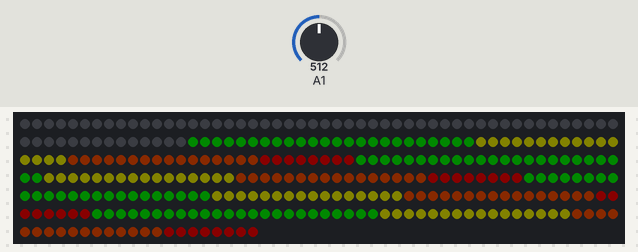
A sketch run on a simulated Arduino Nano, built with avr-gcc and run on an emulated ATmega328P. On the bench: 320 RGB LEDs in strip order, left to right, continuing on the next row. The inputs (shaded band) are chosen by the test bench; at power-on: A1 = 512. Dim RGB values are drawn brighter than linear; what the sketch prints to the serial monitor is not drawn.

Above: at 1.7 s.
1.8 s: A1 set to 398
At 2.5 s:
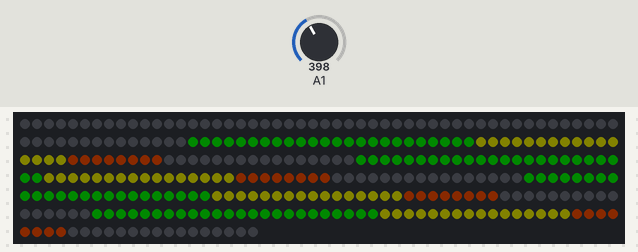
3.3 s: A1 set to 380
4.8 s: A1 set to 347
At 5.1 s:
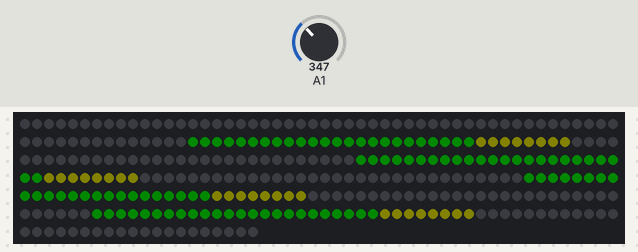
6.3 s: A1 set to 321
7.8 s: A1 set to 350
9.3 s: A1 set to 400
At 10.4 s:
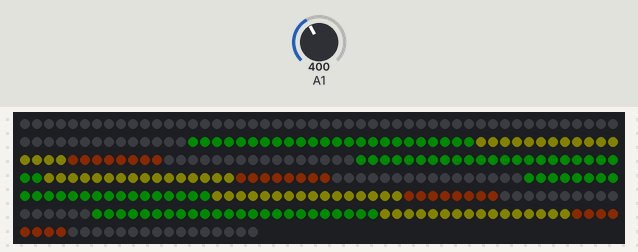
Timing chart, 0 to 11.8 s (numbered marks = the images above; inputs shaded):
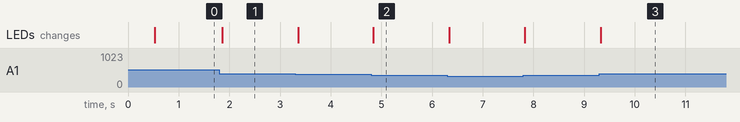

Measured:
- after the input at 1.8 s, the LEDs: change after 0.06 s (image 1)
- after the input at 4.8 s, the LEDs: change at once (image 2)
- after the input at 9.3 s, the LEDs: change at once (image 3)

The sketch:

Teil2_Pegelmesser.ino
```cpp
// Adafruit_NeoPixel Bibliothek installieren
// Board: Arduino Nano (Old Bootloader)

#include <Adafruit_NeoPixel.h>
#include "LED.h"

#define LED_PIN     3
#define NUMPIXELS   320
#define BRIGHTNESS  10 // (0..255)

int alterPegel;
unsigned long startZeit;

Adafruit_NeoPixel pixels(NUMPIXELS, LED_PIN, NEO_GRB + NEO_KHZ800);

void setup() {
  delay(500);
  Serial.begin(115200);
  Serial.println(" ");
  Serial.println(" ");
  Serial.println("setup()");

  pixels.begin();
  pixels.setBrightness(BRIGHTNESS);
}

void loop() {

  int pegel = analogRead(A1);
  //Serial.println(pegel);

  if (pegel > alterPegel) {
    alterPegel = pegel;
    startZeit = millis();
  }

  pixels.clear();

  if (alterPegel < 300) {

    level_0();

  } else if (alterPegel < 320) {

    level_1();

  } else if (alterPegel < 340) {

    level_2();

  } else if (alterPegel < 360) {

    level_3();

  } else if (alterPegel < 390) {

    level_4();

  } else if (alterPegel < 420) {

    level_5();

  } else if (alterPegel < 440) {

    level_6();

  } else {

    level_7();
  }

  pixels.show();

  if (millis() > startZeit + 50) {
    alterPegel = 0;
  }
}

void level_0() {

  // gruen
  uint32_t color = pixels.Color(0, 255, 0);

  reihe('V', 8, color, pixels);
  reihe('R', 8, color, pixels);
  reihe('H', 8, color, pixels);
  reihe('L', 8, color, pixels);
}

void level_1() {

  level_0();

  // gruen
  uint32_t color = pixels.Color(0, 255, 0);

  reihe('V', 7, color, pixels);
  reihe('R', 7, color, pixels);
  reihe('H', 7, color, pixels);
  reihe('L', 7, color, pixels);
}

void level_2() {

  level_1();

  // gruen
  uint32_t color = pixels.Color(0, 255, 0);

  reihe('V', 6, color, pixels);
  reihe('R', 6, color, pixels);
  reihe('H', 6, color, pixels);
  reihe('L', 6, color, pixels);
}

void level_3() {

  level_2();

  // gelb
  uint32_t color = pixels.Color(150, 150, 0);

  reihe('V', 5, color, pixels);
  reihe('R', 5, color, pixels);
  reihe('H', 5, color, pixels);
  reihe('L', 5, color, pixels);
}

void level_4() {

  level_3();

  // gelb
  uint32_t color = pixels.Color(150, 150, 0);

  reihe('V', 4, color, pixels);
  reihe('R', 4, color, pixels);
  reihe('H', 4, color, pixels);
  reihe('L', 4, color, pixels);
}

void level_5() {

  level_4();

  // orange
  uint32_t color = pixels.Color(255, 80, 0);

  reihe('V', 3, color, pixels);
  reihe('R', 3, color, pixels);
  reihe('H', 3, color, pixels);
  reihe('L', 3, color, pixels);
}

void level_6() {

  level_5();

  // orange
  uint32_t color = pixels.Color(255, 80, 0);

  reihe('V', 2, color, pixels);
  reihe('R', 2, color, pixels);
  reihe('H', 2, color, pixels);
  reihe('L', 2, color, pixels);
}

void level_7() {

  level_6();

  // rot
  uint32_t color = pixels.Color(255, 0, 0);

  reihe('V', 1, color, pixels);
  reihe('R', 1, color, pixels);
  reihe('H', 1, color, pixels);
  reihe('L', 1, color, pixels);
}
```

Source omitted: LED.h (21969 bytes)
